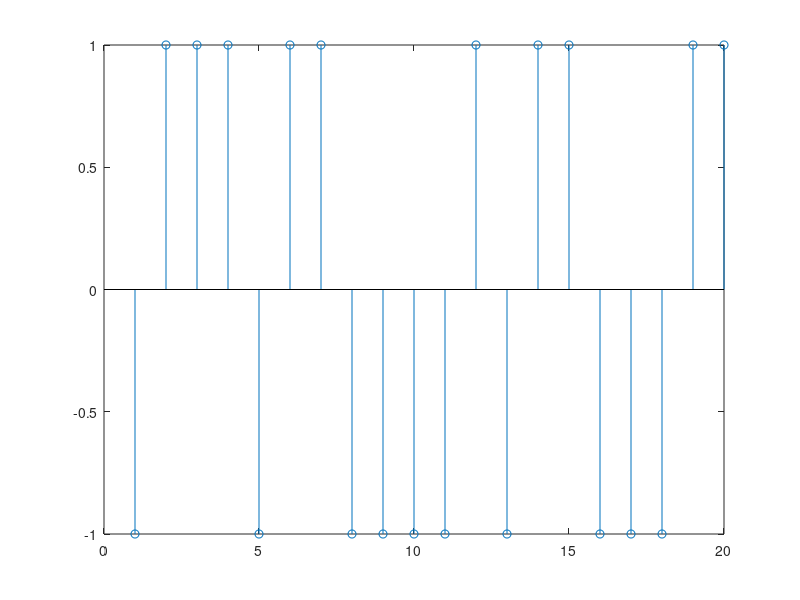

MATLAB code for this plot:
%partA
pulse = [zeros(1,2),ones(1,10),zeros(1,2)];
x = [0:1:13];
stem(x,pulse);

%partB
rng(00708981);
bits = randi([0 1],1,20);
ind = [1:1:20];
stem(ind,bits);
B = bits;

for i = 1:20
    if B(i) == 0 
        B(i) = -1;
        i = i+1;
    else
        i = i+1;
    end 
end

stem(ind,B);

    
